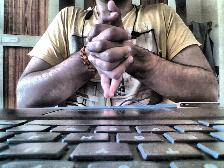
#> input picture handseal_dataset/test/dragon/dragon_IMG_02a926156-4d5c-11ea-b58b-0242ac1c0002_jpg.rf.5304d25e41fc8990fc1c2e0323db43e8.jpg, 224 x 168 px; its folder holds 3 pictures in this run
$ python prepare_external_dataset.py
#> lines starting #> are read from the running program, lines starting #| are printed output that depends on the picture
"""Build an explicitly exploratory baseline from downloaded public datasets.

Unknown capture metadata stays null. The participant-strict audit is unchanged.
"""
from __future__ import annotations

import argparse
from collections import Counter, defaultdict
import hashlib
import io
import json
from pathlib import Path
import random

from PIL import Image, ImageOps

from .audit_dataset import DEFAULT_CLASSES, IMAGE_EXTENSIONS, audit_dataset, markdown_report, strict_issues
from .metadata import METADATA_FIELDS


# [9 lines left out: function baseline_issues, not called in this run]


def source_images(directory: Path) -> list[Path]:
    return sorted(path for path in directory.iterdir()
                  if path.is_file() and path.suffix.lower() in IMAGE_EXTENSIONS)


# [55 lines left out: functions group_related, assign_splits, not called in this run]


def image_record(path: Path, label: str, source: str, annotation: dict | None = None) -> dict:
#> called with label = 'dragon', source = 'naruto_kaggle'
    with Image.open(path) as original:
#> original is the input picture: PIL image 224x168 RGB; mean R, G, B 125.2, 121.6, 123.6
        image = original.convert("RGB")
        if annotation:
            boxes = annotation["annotation"]["bboxes"]
            width, height = image.size
            left = min(b[0] for b in boxes) * width
            top = min(b[1] for b in boxes) * height
            right = max(b[0] + b[2] for b in boxes) * width
            bottom = max(b[1] + b[3] for b in boxes) * height
            side = min(max(right-left, bottom-top) * 1.5, width, height)
            x = max(0, min((left+right-side)/2, width-side))
            y = max(0, min((top+bottom-side)/2, height-side))
            image = image.crop((int(x), int(y), int(x+side), int(y+side)))
        image = ImageOps.fit(image, (224, 224), method=Image.Resampling.BILINEAR)
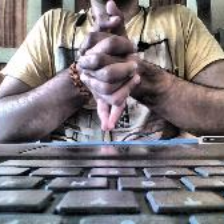
#> image: PIL image 224x224 RGB; mean R, G, B 127.2, 121.3, 123.8
    buffer = io.BytesIO()
    image.save(buffer, format="JPEG", quality=95)
    data = buffer.getvalue()
    # Audit the actual encoded output pixels, including JPEG rounding.
    with Image.open(io.BytesIO(data)) as encoded:
        pixels = list(encoded.convert("L").resize((8, 8), Image.Resampling.BILINEAR).getdata())
#> pixels = 64 values, max 202 at index 16, min 75 at index 29, mean 123.5
    average = sum(pixels)/len(pixels)
#> average = 123.5
    phash = 0
    for value in pixels:
        phash = (phash << 1) | int(value >= average)
#> this loop made 64 passes
#> (value, phash) on passes 1 to 12: (139, 1), (167, 3), (134, 7), (141, 15), (110, 30), (139, 61), (146, 123), (108, 246), (166, 493), (196, 987), (161, 1975), (144, 3951)
#> after the loop, phash = 17795958328635986176
    return {"source_key": f"{source}:{label}:{path.stem}", "source_path": str(path.resolve()),
            "source_dataset": source, "label": label, "sha256": hashlib.sha256(data).hexdigest(),
            "perceptual_hash": phash, "participant_id": annotation["participant_id"] if annotation else None,
            "native_split": annotation["split"] if annotation else None, "image_bytes": data,
            "original_label": "no_gesture" if annotation else label}


def prepare(naruto_root: Path, hagrid_root: Path, output: Path, seed: int = 42) -> dict:
    if output.exists():
        raise ValueError(f"Refusing to overwrite existing dataset: {output}")
    records = []
    for label in DEFAULT_CLASSES[:-1]:
        for split in ("train", "test"):
            records.extend(image_record(path, label, "naruto_kaggle")
                           for path in source_images(naruto_root/split/label))
#> call 2 of image_record, with label = 'dragon', source = 'naruto_kaggle'
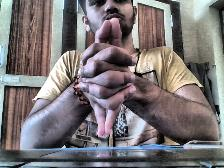
#> input picture handseal_dataset/test/dragon/dragon_IMG_05aa189a8-4d5c-11ea-b58b-0242ac1c0002_jpg.rf.d5eb5753ca974575ec1a0e60c335283e.jpg, 224 x 168 px
#> in image_record, original is the input picture: PIL image 224x168 RGB; mean R, G, B 122.8, 117.2, 118.4
#> in image_record (call 2), `image = ImageOps.fit(image, (224, 224), method=Image.Resampling.BILINE..`:
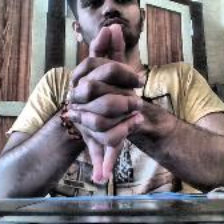
#> image: PIL image 224x224 RGB; mean R, G, B 124, 116, 118.8
#> in image_record (call 2), `pixels = list(encoded.convert("L").resize((8, 8), Image.Resampling.BIL..`: pixels = 64 values, max 180 at index 25, min 75 at index 62, mean 118.7
#> in image_record (call 2), `average = sum(pixels)/len(pixels)`: average = 118.7
#> the loop in image_record (call 2), `for value in pixels:` made 64 passes
#> (value, phash) on passes 1 to 12: (119, 1), (139, 3), (122, 7), (125, 15), (104, 30), (135, 61), (136, 123), (155, 247), (118, 494), (128, 989), (126, 1979), (119, 3959)
#> after the loop in image_record (call 2), `for value in pixels:`: phash = 17831834395205999616
#> call 3 of image_record, with label = 'dragon', source = 'naruto_kaggle'
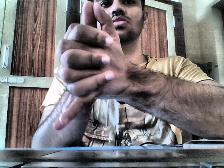
#> input picture handseal_dataset/test/dragon/dragon_IMG_160a030a2-4d5c-11ea-b58b-0242ac1c0002_jpg.rf.ab10502aaf7f54594a677e13e0559808.jpg, 224 x 168 px
#> in image_record, original is the input picture: PIL image 224x168 RGB; mean R, G, B 124.3, 118.6, 119.4
#> in image_record (call 3), `image = ImageOps.fit(image, (224, 224), method=Image.Resampling.BILINE..`:
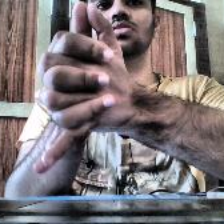
#> image: PIL image 224x224 RGB; mean R, G, B 125.8, 117.5, 120
#> in image_record (call 3), `pixels = list(encoded.convert("L").resize((8, 8), Image.Resampling.BIL..`: pixels = 64 values, max 201 at index 33, min 72 at index 58, mean 120.5
#> in image_record (call 3), `average = sum(pixels)/len(pixels)`: average = 120.5
#> the loop in image_record (call 3), `for value in pixels:` made 64 passes
#> (value, phash) on passes 1 to 12: (120, 0), (142, 1), (113, 2), (121, 5), (107, 10), (116, 20), (139, 41), (146, 83), (117, 166), (150, 333), (105, 666), (113, 1332)
#> after the loop in image_record (call 3), `for value in pixels:`: phash = 5999726865120024064
#> pass 2 of the loop in prepare, `for label in DEFAULT_CLASSES[:-1]:`:
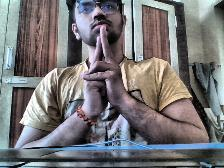
#> input picture handseal_dataset/test/ram/ram_IMG_23af0c506-4d61-11ea-b58b-0242ac1c0002_jpg.rf.69c5401306b6cbc5fd80632119f09070.jpg, 224 x 168 px
#> in image_record, original is the input picture: PIL image 224x168 RGB; mean R, G, B 119, 117.7, 119.4
#> in image_record (call 7), `image = ImageOps.fit(image, (224, 224), method=Image.Resampling.BILINE..`:
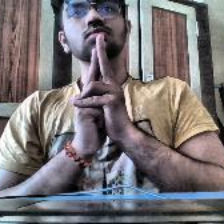
#> image: PIL image 224x224 RGB; mean R, G, B 120.5, 115.5, 117.8
#> pixels = 64 values, max 166 at index 32, min 85 at index 35, mean 117.4
#> average = 117.4
#> the loop in image_record (call 7), `for value in pixels:` made 64 passes
#> (value, phash) on passes 1 to 8: (111, 0), (127, 1), (135, 3), (95, 6), (119, 13), (149, 27), (131, 55), (127, 111)
#> after the loop in image_record (call 7), `for value in pixels:`: phash = 8027180827913865216
    provenance = [json.loads(line) for line in (hagrid_root/"provenance.jsonl").read_text().splitlines()]
    rng = random.Random(seed)
    for split, limit in (("train", 400), ("valid", 100), ("test", 100)):
        candidates = sorted((r for r in provenance if r["split"] == split), key=lambda r: r["path"])
        rng.shuffle(candidates)
        people = set()
        picked = 0
        for row in candidates:
            if row["participant_id"] in people:
                continue
            people.add(row["participant_id"])
            records.append(image_record(hagrid_root/row["path"], "no_seal", "hagrid_v2", row))
            picked += 1
            if picked == limit:
                break
    groups = group_related(records)
    selected, excluded = assign_splits(groups)
    rows, seen = [], {}
    for record, split in selected:
        digest = record["sha256"]
        if digest in seen:
            if seen[digest] != record["label"]:
                raise ValueError("Identical image has conflicting labels")
            continue
        seen[digest] = record["label"]
        filename = record["source_dataset"] + "_" + digest + ".jpg"
        path = output/split/record["label"]/filename
        path.parent.mkdir(parents=True, exist_ok=True)
        path.write_bytes(record["image_bytes"])
        rows.append({"path": path.relative_to(output).as_posix(), "label": record["label"],
                     "split": split, "width": 224, "height": 224, "sha256": digest,
                     **{field: record.get(field) for field in METADATA_FIELDS},
                     "source_dataset": record["source_dataset"], "source_path": record["source_path"],
                     "source_key": record["source_key"], "original_label": record["original_label"],
                     "native_split": record["native_split"], "split_policy": "exploratory_source_groups"})
    (output/"metadata.jsonl").write_text("".join(json.dumps(row)+"\n" for row in rows), encoding="utf-8")
    audit = audit_dataset(output, DEFAULT_CLASSES)
    (output/"audit.json").write_text(json.dumps(audit, indent=2), encoding="utf-8")
    (output/"audit.md").write_text(markdown_report(audit), encoding="utf-8")
    issues = baseline_issues(audit)
    summary = {"seed": seed, "counts": audit["counts"], "images": len(rows),
               "related_groups": len(groups), "excluded_native_split_conflicts": len(excluded),
               "deduplicated_images": len(selected)-len(rows), "baseline_issues": issues,
               "participant_strict_issues": strict_issues(audit),
               "limitations": ["Naruto participant/session IDs are unknown; person-disjoint generalization is not established.",
                               "Naruto dataset license is Unknown in source metadata.",
                               "Source appearance may confound sign recognition; webcam validation remains necessary."]}
    (output/"preparation.json").write_text(json.dumps(summary, indent=2), encoding="utf-8")
    if issues:
        raise ValueError("Exploratory baseline audit failed: " + "; ".join(issues))
    return summary


def main():
    parser = argparse.ArgumentParser(description=__doc__)
    parser.add_argument("--naruto-root", type=Path, default=Path("local_setup/datasets/naruto_kaggle/extracted/Pure Naruto Hand Sign Data"))
    parser.add_argument("--hagrid-root", type=Path, default=Path("local_setup/datasets/hagrid/extracted"))
    parser.add_argument("--output-root", type=Path, default=Path("handseal_dataset_external_v2"))
    args = parser.parse_args()
    print(json.dumps(prepare(args.naruto_root, args.hagrid_root, args.output_root), indent=2))


if __name__ == "__main__":
#> (the run stopped early here; a loop or call above may not have finished)
